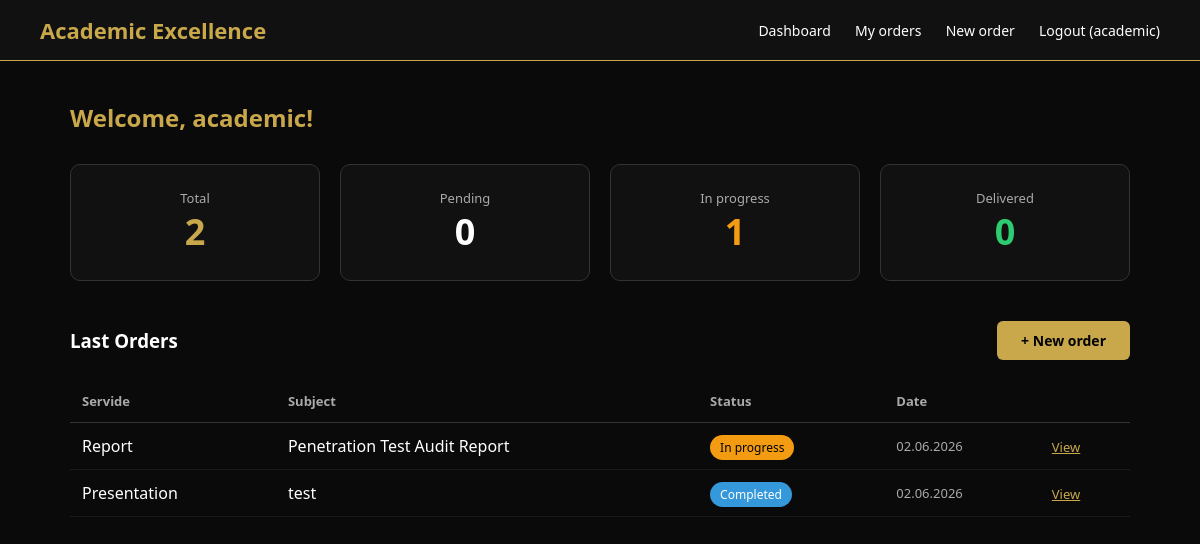
The page /dashboard/ (signed in) on the database its author committed.
### orders/models.py (models this page shows, shortened)
class Order(models.Model):
    STATUS_CHOICES = [
        ('pending', 'Gözləyir'),
        ('in_progress', 'İcradadır'),
        ('completed', 'Tamamlandı'),
        ('delivered', 'Çatdırıldı'),
    ]
    SERVICE_CHOICES = [
        ('presentation', 'Presentation'),
        ('essay', 'Essay'),
        ('report', 'Report'),
        ('poster', 'Poster'),
    ]
    DELIVERY_CHOICES = [
        ('standard', 'Standard'),
    ]
    PRICES = {
        ('presentation', 'standard'): 300,
        ('essay', 'standard'): 200,
        ('report', 'standard'): 350,
        ('poster', 'standard'): 150,
    }
    user = models.ForeignKey(User, on_delete=models.CASCADE)
    service = models.CharField(max_length=50, choices=SERVICE_CHOICES)
    topic = models.CharField(max_length=200)
    deadline = models.DateTimeField()
    delivery_type = models.CharField(max_length=20, choices=DELIVERY_CHOICES, default='standard')
    slides = models.IntegerField(default=0)
    price = models.DecimalField(max_digits=10, decimal_places=2, default=0)
    status = models.CharField(max_length=20, choices=STATUS_CHOICES, default='pending')
    notes = models.TextField(blank=True)
    created_at = models.DateTimeField(auto_now_add=True)
    is_paid = models.BooleanField(default=False)
    content_file = models.FileField(upload_to='orders/files/', blank=True, null=True)
    content_link = models.URLField(blank=True, null=True)
    content_note = models.TextField(blank=True)

### orders/views.py (the view)
# urls.py: path('dashboard/', views.dashboard, name='dashboard'),
@login_required
def dashboard(request):
    orders = Order.objects.filter(user=request.user).order_by('-created_at')
    total = orders.count()
    pending = orders.filter(status='pending').count()
    in_progress = orders.filter(status='in_progress').count()
    completed = orders.filter(status='completed').count()
    delivered = orders.filter(status='delivered').count()
    context = {
        'orders': orders[:5],
        'total': total,
        'pending': pending,
        'in_progress': in_progress,
        'completed': completed,
        'delivered': delivered,
    }
    return render(request, 'orders/dashboard.html', context)

### templates/orders/dashboard.html
{% extends 'base.html' %}
{% block content %}
<div class="container">
    <h2 style="color:#c9a84c; margin-bottom:30px;">Welcome, {{ user.username }}!</h2>
    <div style="display:grid; grid-template-columns:repeat(4,1fr); gap:20px; margin-bottom:40px;">
        <div style="background:#111; padding:24px; border-radius:10px; border:1px solid #333; text-align:center;">
            <p style="color:#aaa; font-size:13px;">Total</p>
            <p style="color:#c9a84c; font-size:36px; font-weight:bold;">{{ total }}</p>
        </div>
        <div style="background:#111; padding:24px; border-radius:10px; border:1px solid #333; text-align:center;">
            <p style="color:#aaa; font-size:13px;">Pending</p>
            <p style="color:#fff; font-size:36px; font-weight:bold;">{{ pending }}</p>
        </div>
        <div style="background:#111; padding:24px; border-radius:10px; border:1px solid #333; text-align:center;">
            <p style="color:#aaa; font-size:13px;">In progress</p>
            <p style="color:#f39c12; font-size:36px; font-weight:bold;">{{ in_progress }}</p>
        </div>
        <div style="background:#111; padding:24px; border-radius:10px; border:1px solid #333; text-align:center;">
            <p style="color:#aaa; font-size:13px;">Delivered</p>
            <p style="color:#2ecc71; font-size:36px; font-weight:bold;">{{ delivered }}</p>
        </div>
    </div>
    <div style="display:flex; justify-content:space-between; align-items:center; margin-bottom:20px;">
        <h3 style="color:#fff;">Last Orders</h3>
        <a href="/dashboard/orders/new/" class="btn btn-gold">+ New order</a>
    </div>
    {% if orders %}
    <table style="width:100%; border-collapse:collapse;">
        <thead>
            <tr style="border-bottom:1px solid #333;">
                <th style="padding:12px; text-align:left; color:#aaa; font-size:13px;">Servide</th>
                <th style="padding:12px; text-align:left; color:#aaa; font-size:13px;">Subject</th>
                <th style="padding:12px; text-align:left; color:#aaa; font-size:13px;">Status</th>
                <th style="padding:12px; text-align:left; color:#aaa; font-size:13px;">Date</th>
                <th style="padding:12px; text-align:left; color:#aaa; font-size:13px;"></th>
            </tr>
        </thead>
        <tbody>
            {% for order in orders %}
            <tr style="border-bottom:1px solid #1a1a1a;">
                <td style="padding:12px; color:#fff;">{{ order.get_service_display }}</td>
                <td style="padding:12px; color:#fff;">{{ order.topic }}</td>
                <td style="padding:12px;">
                    {% if order.status == 'pending' %}
                    <span
                        style="background:#333; color:#fff; padding:4px 10px; border-radius:20px; font-size:12px;">Pending</span>
                    {% elif order.status == 'in_progress' %}
                    <span
                        style="background:#f39c12; color:#000; padding:4px 10px; border-radius:20px; font-size:12px;">In
                        progress</span>
                    {% elif order.status == 'completed' %}
                    <span
                        style="background:#3498db; color:#fff; padding:4px 10px; border-radius:20px; font-size:12px;">Completed</span>
                    {% elif order.status == 'delivered' %}
                    <span
                        style="background:#2ecc71; color:#000; padding:4px 10px; border-radius:20px; font-size:12px;">Delivered</span>
                    {% endif %}
                </td>
                <td style="padding:12px; color:#aaa; font-size:13px;">{{ order.created_at|date:"d.m.Y" }}</td>
                <td style="padding:12px;"><a href="/dashboard/orders/{{ order.pk }}/"
                        style="color:#c9a84c; font-size:13px;">View</a></td>
            </tr>
            {% endfor %}
        </tbody>
    </table>
    {% else %}
    <p>You don’t have any orders yet.</p>
    <a href="/dashboard/orders/new/" class="btn btn-gold" style="margin-top:20px;">Place Your First Order</a>
    {% endif %}
</div>
{% endblock %}

### templates/base.html (shortened to what this page needs)
<!DOCTYPE html>
<html lang="en">
<head>
</head>
<body>
    <nav>
        <a href="/" class="logo">Academic Excellence</a>
        <div class="nav-links">
            {% if user.is_authenticated %}
            <a href="/dashboard/">Dashboard</a>
            <a href="/dashboard/orders/">My orders</a>
            <a href="/dashboard/orders/new/">New order</a>
            <a href="/accounts/logout/">Logout ({{ user.username }})</a>
            {% else %}
            <a href="/accounts/login/">Sign in</a>
            <a href="/accounts/register/">Register</a>
            {% endif %}
        </div>
    </nav>
    {% block content %}{% endblock %}
</body>
</html>

### templates/base.html (style rules this page uses)
* { margin: 0; padding: 0; box-sizing: border-box; }
body { font-family: 'Segoe UI', sans-serif; background: #0a0a0a; color: #fff; }
nav { background: #111; padding: 15px 40px; display: flex; justify-content: space-between; align-items: center; border-bottom: 1px solid #c9a84c; }
nav .logo { color: #c9a84c; font-size: 22px; font-weight: bold; text-decoration: none; }
nav .nav-links a { color: #fff; text-decoration: none; margin-left: 20px; font-size: 14px; }
.container { max-width: 1100px; margin: 0 auto; padding: 40px 20px; }
.btn { display: inline-block; padding: 10px 24px; border-radius: 6px; text-decoration: none; font-size: 14px; cursor: pointer; border: none; }
.btn-gold { background: #c9a84c; color: #000; font-weight: bold; }

### rows shown on the page
Order: service "Report", topic "Penetration Test Audit Report", status "In progress", created_at "02.06.2026"
Order: service "Presentation", topic "test", status "Completed", created_at "02.06.2026"

### other values the page prints
{{ user.username }} "academic"
{{ total }} "2"
{{ pending }} "0"
{{ in_progress }} "1"
{{ delivered }} "0"
